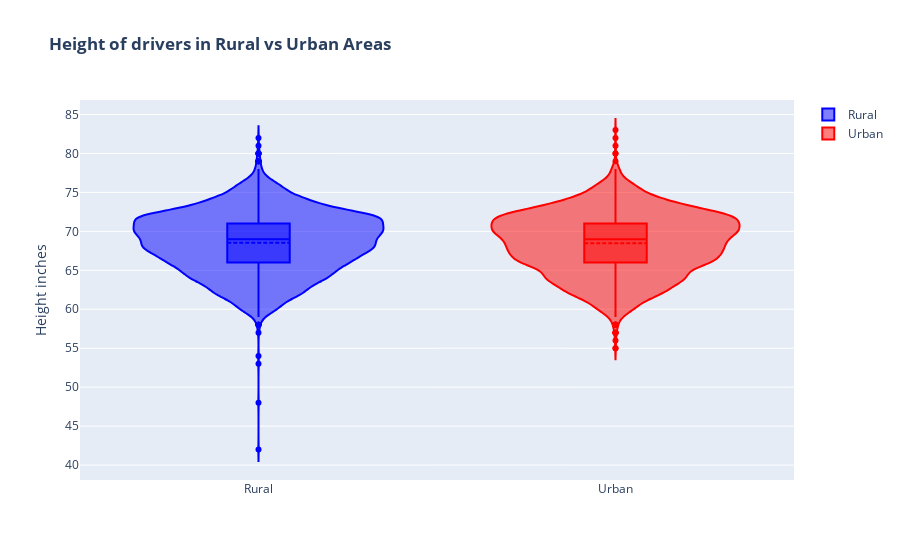
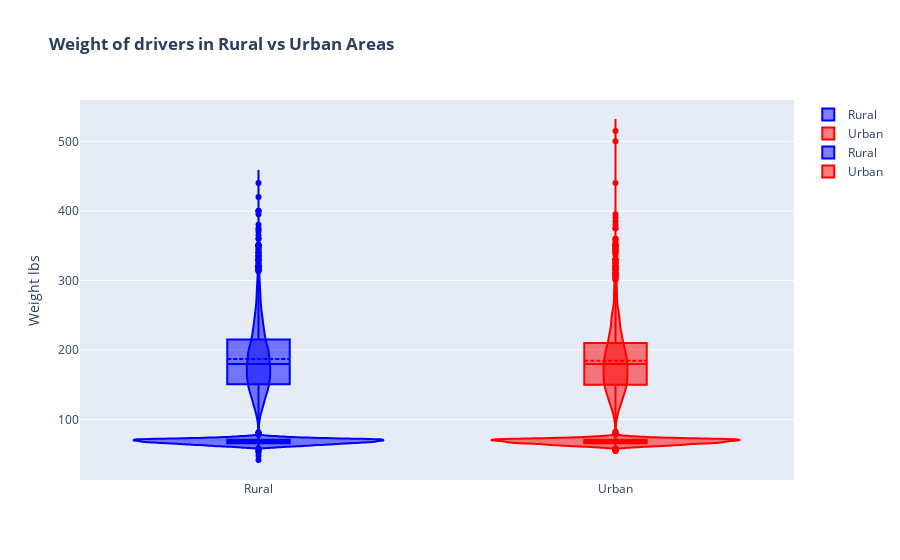

Notebook source saved alongside these figures, in order:
### Markdown cell above
#### Driver Height and Weight Distribution Violin Plot

Let's try a plot with a little more complexity. So were going to plot the Height and Weight of drivers who had accidents. But let's only compare those for drivers whose accidents occured in Rural or Urban areas using multiple plots.

### Code cell
# let's drop some unknown heights and weights
# values came from the coding guide...
df_msr = df_final[(df_final['DR_HGT']<=107) & (df_final['DR_WGT']<=700)]


# create the figure object
fig_1 = go.Figure()

for msr in ['DR_HGT', 'DR_WGT']:
    title = ""
    fig_title = ""
    if msr == 'DR_HGT':
        title = 'Height inches'
        fig_title = "<b> Height of drivers in Rural vs Urban Areas"
    else:
        title = 'Weight lbs'
        fig_title = "<b> Weight of drivers in Rural vs Urban Areas"
        
    fig_1.add_trace(
        go.Violin(
            x=df_msr[df_msr['RUR_URB']=='Rural']['RUR_URB'],
            y=df_msr[df_msr['RUR_URB']=='Rural'][msr], 
            name = 'Rural',
            legendgroup='Yes', 
            scalegroup='Yes',
            line_color='blue'
        )
    )
    fig_1.add_trace(
        go.Violin(
            x=df_msr[df_msr['RUR_URB']=='Urban']['RUR_URB'],
            y=df_msr[df_msr['RUR_URB']=='Urban'][msr], 
            name = 'Urban',
            legendgroup='Yes', 
            scalegroup='Yes',
            line_color='red'
        )
    )
    fig_1.update_traces(meanline_visible=True, box_visible=True)
    fig_1.update_layout(
        violingap=0, 
        violinmode='overlay', 
        yaxis_title=title,
        title = fig_title
    )
    fig_1.show()

### Figure 1 — Plotly figure (JSON) as saved in the notebook; plotly's stock layout.template omitted (floating-point values rounded to 4 significant figures; data arrays with more than 128 entries replaced by an {"elided": "..."} marker saying what was removed)
{"data": [{"box": {"visible": true}, "legendgroup": "Yes", "line": {"color": "blue"}, "meanline": {"visible": true}, "name": "Rural", "scalegroup": "Yes", "type": "violin", "x": {"elided": "4203 str values"}, "y": {"elided": "4203 int values"}}, {"box": {"visible": true}, "legendgroup": "Yes", "line": {"color": "red"}, "meanline": {"visible": true}, "name": "Urban", "scalegroup": "Yes", "type": "violin", "x": {"elided": "5099 str values"}, "y": {"elided": "5099 int values"}}], "layout": {"title": {"text": "<b> Height of drivers in Rural vs Urban Areas"}, "violingap": 0, "violinmode": "overlay", "yaxis": {"title": {"text": "Height inches"}}}}

### Figure 2 — Plotly figure (JSON) as saved in the notebook; plotly's stock layout.template omitted (floating-point values rounded to 4 significant figures; data arrays with more than 128 entries replaced by an {"elided": "..."} marker saying what was removed)
{"data": [{"box": {"visible": true}, "legendgroup": "Yes", "line": {"color": "blue"}, "meanline": {"visible": true}, "name": "Rural", "scalegroup": "Yes", "type": "violin", "x": {"elided": "4203 str values"}, "y": {"elided": "4203 int values"}}, {"box": {"visible": true}, "legendgroup": "Yes", "line": {"color": "red"}, "meanline": {"visible": true}, "name": "Urban", "scalegroup": "Yes", "type": "violin", "x": {"elided": "5099 str values"}, "y": {"elided": "5099 int values"}}, {"box": {"visible": true}, "legendgroup": "Yes", "line": {"color": "blue"}, "meanline": {"visible": true}, "name": "Rural", "scalegroup": "Yes", "type": "violin", "x": {"elided": "4203 str values"}, "y": {"elided": "4203 int values"}}, {"box": {"visible": true}, "legendgroup": "Yes", "line": {"color": "red"}, "meanline": {"visible": true}, "name": "Urban", "scalegroup": "Yes", "type": "violin", "x": {"elided": "5099 str values"}, "y": {"elided": "5099 int values"}}], "layout": {"title": {"text": "<b> Weight of drivers in Rural vs Urban Areas"}, "violingap": 0, "violinmode": "overlay", "yaxis": {"title": {"text": "Weight lbs"}}}}
